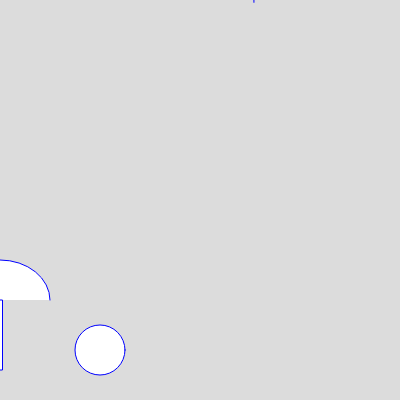
Frame 1 (no input)
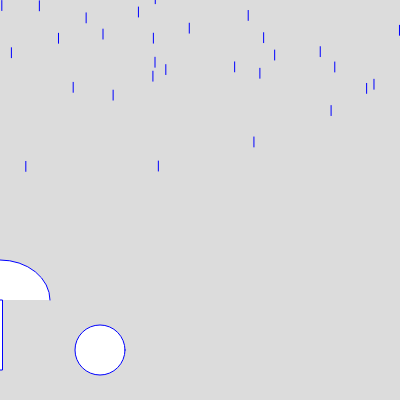
Frame 60 (no input)
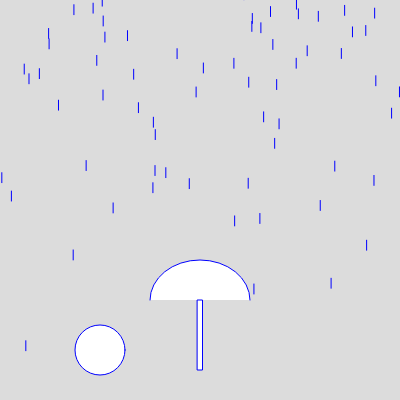
Frame 120 (the mouse pressed at the canvas centre since frame 60)

The p5.js sketch that drew these frames (run headless with seeded random() and noise() and a simulated clock; from frame 60 on, the mouse is pressed at the canvas centre):

// p5.js sketch
// ── sketch.js
let rainCloud = [] // store all of the rainDrops

let umbrella; //store the umbrella player
let bunny; //store a friend
let totalRainDropsThatHitFrinds = 0; //the "anti-points"


function setup() {
  createCanvas(400, 400);
  
  umbrella = new player(100); //make a new umbrella from the player class
  bunny = new friend(50) // make a new bunny from from the friend class.
  
  
  //generate all the raind drops and store them in the raincloud
  for(let i = 0 ; i < 100 ; i ++){
    let drop = new rainDrop()
    rainCloud.push(drop)
  }
}

function draw() {
  background(220);
  
  // do all of the behaviors on our raincloud
    for(let i = 0 ; i < rainCloud.length ; i ++){
      rainCloud[i].fall()
      rainCloud[i].render()
      rainCloud[i].splash(umbrella) //hit detection between the umbrella and each rain drop
    	rainCloud[i].splash(bunny)//hit detection between the bunny and each rain drop


    }
  
  umbrella.render(); 
  bunny.render()

}


//Start the playet class (the umbrella)
class player{
  
  constructor(size){
    this.size = size
    this.y = height - this.size
    this.x = mouseX;
    this.type = "umbrella"


  }
  
  //render behavior / method / class
  render(){
    
    this.x = mouseX; // keep updating the mouse pos every frame
    
    //comment below to see where the hit detection is going to occur in the rain drop class
    // noFill();
    // ellipse(this.x,this.y,this.size) // this is where the actual circle is from a math standpoint!
    
    
    //draw the umbrella
    push()
    fill(255)
    translate(this.x,this.y)
    arc(0,0,this.size,80,PI,TWO_PI)
    rect(-2.5,0,5,70)
    pop()
    
    
  }
  
} //close player


//start the rainDrop class
class rainDrop{
  
  constructor(){
    this.x = random(0,width); // a random pos on the x axis
    this.y = random(-height,0) // - hieght so that they are all offset and dont draw in a line
    this.size = 10;
    this.color = color(0,0,255);
    this.speed = random(1,3); //for paralax effect since each drop will have it's own speed
  }
  
  //drop to the bottom of the screen
  fall(){
    
    this.y += this.speed //move down by the speed amount
    
    //if we hit the bottom, back to the top and get a new x position
    if(this.y > height){
      this.y = 0;
      this.x = random(0,width);
    }
    
  } // close fall
  
  //what should the drop look like?
  render(){
    
    // noStroke()
    stroke(this.color)
    line(this.x,this.y,this.x,this.y - this.size)
  }
  
  //this is the tricky thing, just remember that we can pass some data into a function, even if that function is attached to a class / object!
  //hit detection between the drop and something else 'stuff' is the something else... the umbrella or a friend.
  splash(stuff){
    
    //calculate the distance between this drop and the stuff if that distance is closer than the stuff (minus it's size) then we are hitting it.
    if( dist(this.x,this.y - this.size, stuff.x,stuff.y) <= stuff.size/2){
      //go back to the top
      this.y = 0
      this.x = random(0,width);
      
      //do point scoring based on the type of stuff that we hit.
      if(stuff.type == "friend"){
      	totalRainDropsThatHitFrinds ++;
      	// console.log(totalRainDropsThatHitFrinds)
    	}
    }
    
  } // closes splash
} //closes rainDrop

//friend class for buddies!
class friend{
  
  constructor(size){
    this.size = size
    this.y = height - this.size
    this.x = width/4;
    this.type = "friend" //< to make it undetectable to the rain drops change it's type to something other than frined for a second.

  }
  
  render(){
    
    //making the frinds do special 'animations' etc would happen here!
    fill(255)
		ellipse(this.x, this.y, this.size)
    
    
  }
  
} //close player
